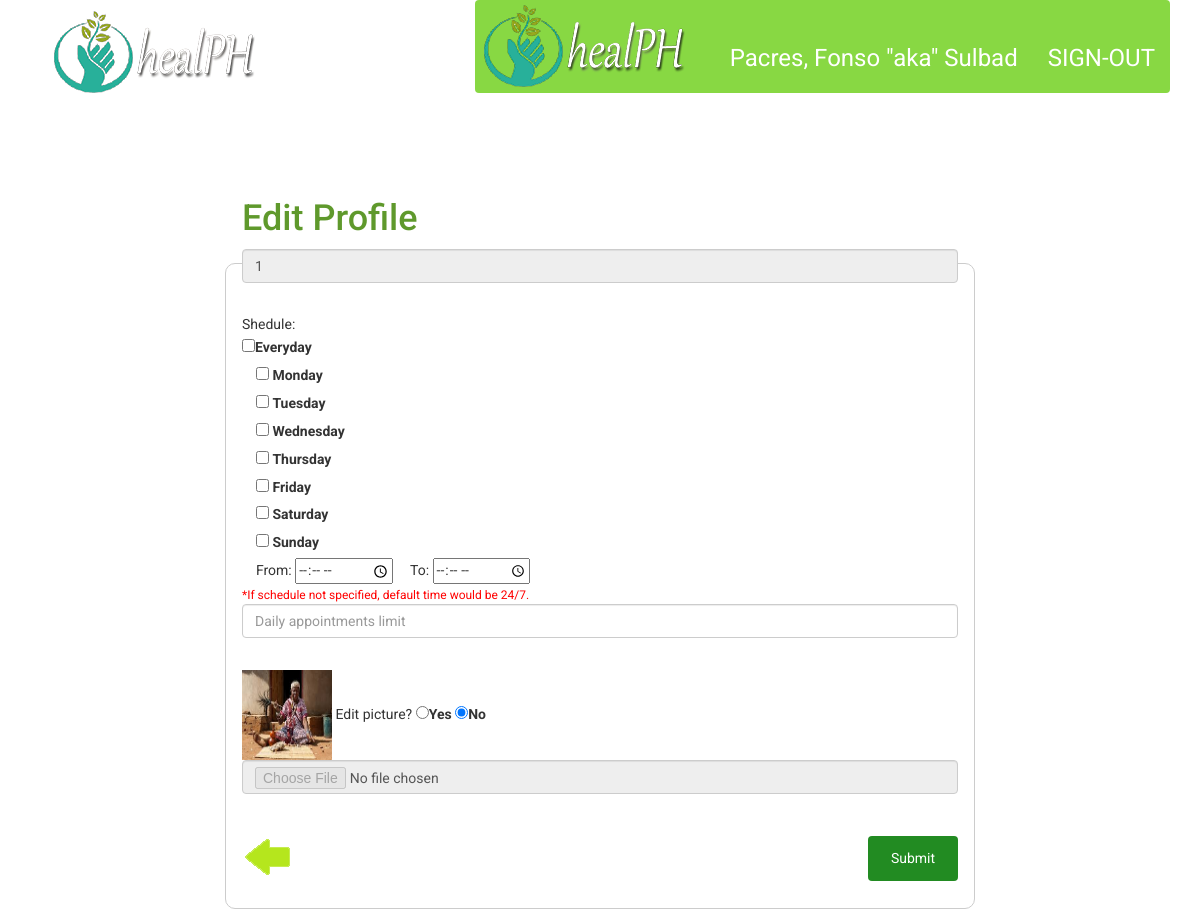
The page /healerPages/editprofile.php?accountid=4 (signed in) on the database its author committed.
### tables this page shows
CREATE TABLE IF NOT EXISTS `healer` (
  `HEALER_ID` int(11) NOT NULL AUTO_INCREMENT,
  `ACCT_ID` int(11) NOT NULL,
  `FIRSTNAME` varchar(30) NOT NULL,
  `LASTNAME` varchar(30) NOT NULL,
  `ADDRESS` varchar(200) NOT NULL,
  `CONTACT` varchar(30) NOT NULL,
  `EMAIL_ADDRESS` varchar(45) NOT NULL,
  `LATITUDE` varchar(50) NOT NULL,
  `LONGITUDE` varchar(50) NOT NULL,
  `DETAILS` varchar(1000) NOT NULL,
  `PICTURE` varchar(50) NOT NULL DEFAULT 'face.jpg',
  `CLINICHOURS` varchar(200) NOT NULL,
  `DAILYLIMIT` int(11) NOT NULL,
  `RATE` decimal(5,1) NOT NULL,
  `STATUS` varchar(15) NOT NULL DEFAULT 'ACTIVE',
  PRIMARY KEY (`HEALER_ID`)
);

### healerPages/editprofile.php (the view, shortened to what this page needs)
<?php
	require '../queries/connection.php';
	$accountid = $_SESSION['USERID'];
	if(isset($_GET['accountid'])) {
		$accountid = $_GET['accountid'];
		$sql = "SELECT * FROM healer WHERE ACCT_ID = '$accountid'";
		$retrieve = $conn->query($sql)->fetchAll();
		if($retrieve) {
			foreach($retrieve as $row) {
				$picture = $row['PICTURE'];
				$healerid = $row['HEALER_ID'];
			}
		}
	}
	else {
		header('Location: loginHealer.php');
	}
?>
<!DOCTYPE html>
<html lang="en">
<head>
		<link href="../assets/css/main.css" rel="stylesheet" />
</head>
<body class="addHealer">
		<div class="container">
				<div class="row">
						<div class="col-md-3 col-sm-3">
								<a href="loginHealer.php" class="navbar-brand"><img class="img-responsive wow slideInLeft" src="../assets/images/logo.png" /></a>
						</div>
						<div class="col-md-9 col-sm-9">
								<nav class="navbar navbar-inverse  wow bounceInUp">
										<div class="topUser">
												<ul class="nav navbar-nav">
														<li>
															<a href="profile.php?accountid=<?php echo $_SESSION['USERID']; ?>"><?php echo $_SESSION['NAME']; ?></a>
														</li>
														<li>
															<a href="../queries/signout.php">SIGN-OUT</a>
														</li>
												</ul>
										</div>
								</nav>
						</div>
				</div>
		</div>
		<section class="login">
				<div class="container">
						<div class="row">
								<div class="col-md-2 col-sm-2"></div>
								<div class="col-md-8 col-sm-8">
										<div id="loginForm">
												<h1 class="wow slideInDown">Edit Profile</h1>
												<form class="center-block" action="../queries/editprofile.php" method="post" enctype="multipart/form-data" >
														<div class="form-group">
																<input class="form-control wow lightSpeedIn" id="productid" name="productid" value="<?php echo $healerid; ?>" placeholder="Healer ID" type="text" required readonly > </div>
														<div class="message" id="sidMessage"></div>
														<div class="form-group">
															Shedule:<br />
																	<input type="checkbox" name="frequency[]" value="Everyday" id="everyday" ><label for="everyday">Everyday</label><br />
															<input type="checkbox" name="days[]" value="Monday" id="monday" >
																<label for="monday"> Monday</label>
															<br />
															<input type="checkbox" name="days[]" value="Tuesday" id="tuesday" >
																<label for="tuesday"> Tuesday</label>
															<br />
															<input type="checkbox" name="days[]" value="Wednesday" id="wednesday" >
																<label for="wednesday"> Wednesday</label>
															<br />
															<input type="checkbox" name="days[]" value="Thursday" id="thursday" >
																<label for="thursday"> Thursday</label>
															<br />
															<input type="checkbox" name="days[]" value="Friday" id="friday" >
																<label for="friday"> Friday</label>
															<br />
															<input type="checkbox" name="days[]" value="Saturday" id="saturday" >
																<label for="saturday"> Saturday</label>
															<br />
															<input type="checkbox" name="days[]" value="Sunday" id="sunday" >
																<label for="sunday"> Sunday</label>
															<br />
																<span class="req" style="color: #f00"></span>From:
																<input type="time" name="from" >
																<span class="req" style="color: #f00"></span>To: <input type="time" name="to" >
															<br />
														<div class="message" id="timeMessage">*If schedule not specified, default time would be 24/7.</div>
														<div class="form-group">
																<input class="form-control wow lightSpeedIn" value="" id="limit" name="limit" placeholder="Daily appointments limit" type="number" required > </div>
														<div class="message" id="limitMessage"></div>
														<div class="form-group">
															<img src="../images/healer/<?php echo $picture; ?>" style="width: 90px; height: 90px;" />
															Edit picture? <input type="radio" name="confirmedit" onclick="checkSelected(this.value)" id="yes" value="Yes"><label for="yes">Yes</label>
															<input type="radio" name="confirmedit" onclick="checkSelected(this.value)" id="no" value="No" checked ><label for="no">No</label>
															<input class="form-control wow lightSpeedIn" type="file" name="picture" value="" id="picture" disabled required />
														</div>
														<div class="message" id="pictureMessage"></div>
												<input class="btn btn-danger wow bounceInRight hvr-grow" type="submit" id="submit" value="Submit" />
												</form>
												<div class="back2 hvr-float">
														<a href="profile.php?accountid=<?php echo $accountid; ?>"> <img src="../assets/images/back.png"></a>
												</div>
										</div>
								</div>
						</div>
				</div>
		</section>
</body>
</html>

### rows shown on the page
healer: productid "1", PICTURE (picture)

### other values the page prints
$_SESSION['NAME'] "Pacres, Fonso \"aka\" Sulbad"
